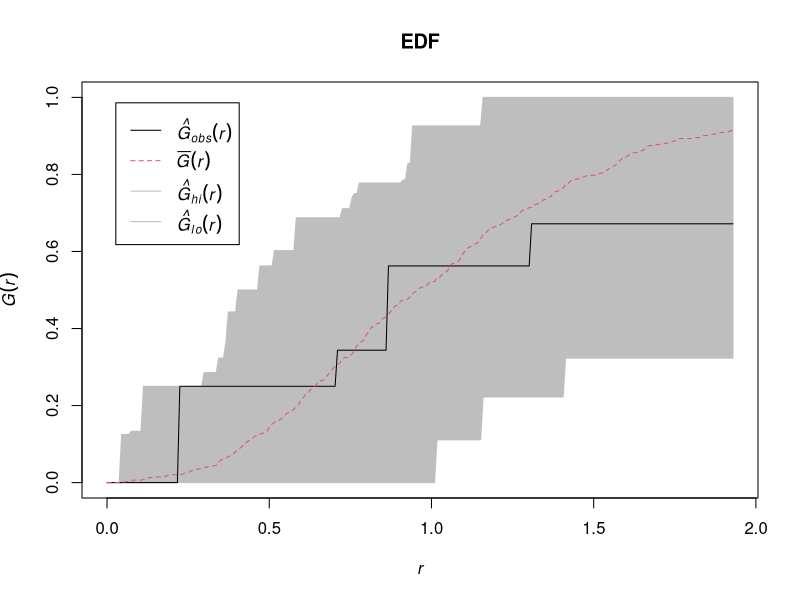

The R source for this figure:
## ---- chunk 1
library(spatstat)
library(ape)
## ---- chunk 2
# Define points
x <- c(3.4, 7.3, 6.3, 7.7, 5.2, 0.3, 6.8, 7.5, 5.4, 6.1, 5.9, 3.1, 5.2, 1.4, 5.6, 0.3)
y <- c(2.2, 0.4, 0.8, 6.6, 5.6, 2.5, 7.6, 0.3, 3.5, 3.1, 6.1, 6.4, 1.5, 3.9, 3.6, 5.2)
# Store the coordinates as a matrix
coords <- as.matrix(cbind(x, y))
# Store the points as two-dimensional point pattern (ppp) object (ranging from 0 to 8 on both axis)
coords.ppp <- as.ppp(coords, c(0, 8, 0, 8))
#  Number of points
n <- coords.ppp$n
#  We want to generate completely spatially random point patterns to compare against the observed
ex <- expression( runifpoint( n , win = owin(c(0,8),c(0,8))))
#  Reproducible simulation
set.seed(1)
# Compute a simulation envelope using Gest, which estimates the nearest neighbour distance distribution function G(r)
EDF <- envelope( coords.ppp , Gest , nsim = 99, simulate = ex ,verbose = FALSE, savefuns = TRUE )
#  Plot
plot(EDF)
